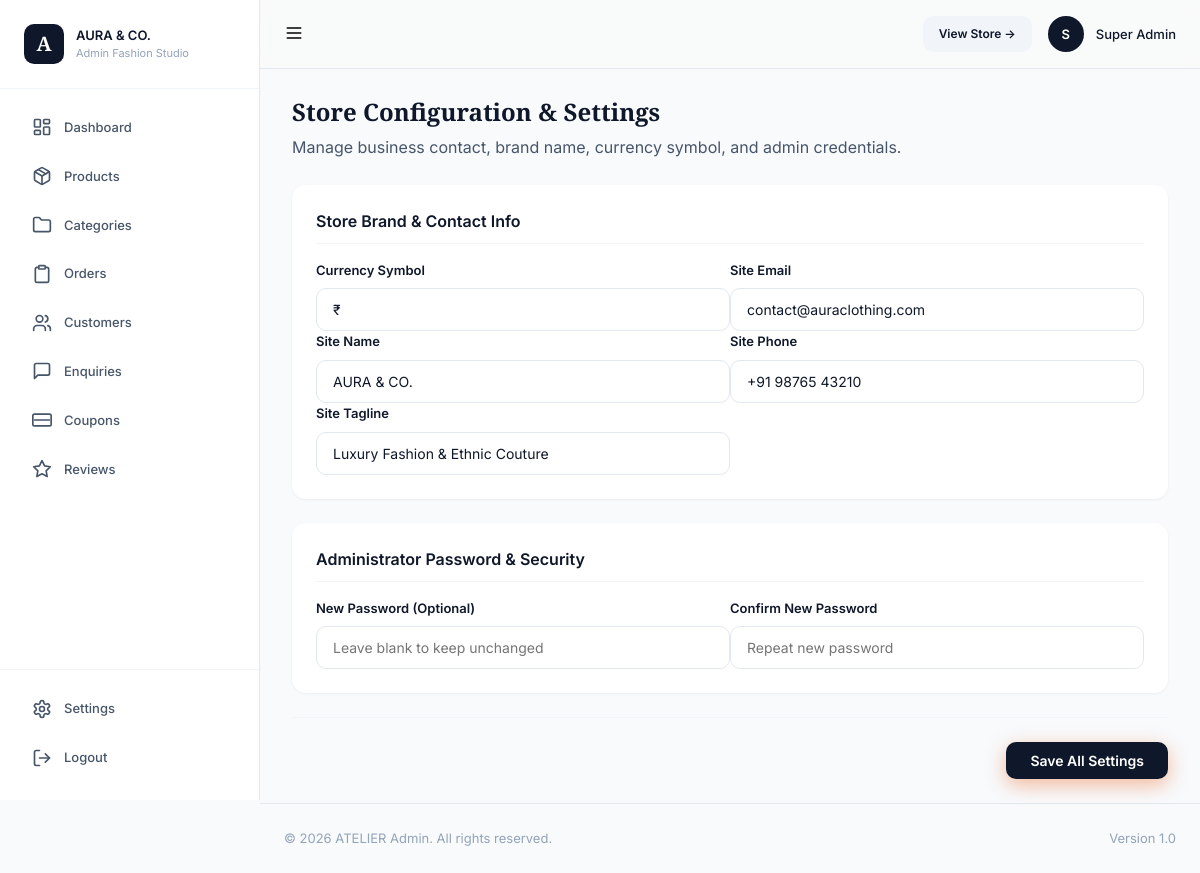
The page /admin/settings/index.php (signed in) on the database its author committed.
### tables this page shows
CREATE TABLE IF NOT EXISTS settings (
  id INT UNSIGNED AUTO_INCREMENT PRIMARY KEY,
  `key` VARCHAR(100) UNIQUE NOT NULL,
  value TEXT NULL,
  type ENUM('text', 'textarea', 'number', 'email', 'url', 'image') DEFAULT 'text',
  group_name VARCHAR(100) DEFAULT 'general',
  created_at DATETIME DEFAULT CURRENT_TIMESTAMP,
  updated_at DATETIME DEFAULT CURRENT_TIMESTAMP ON UPDATE CURRENT_TIMESTAMP
);

### config/database.php (called while the page is built, shortened)
<?php
$dbHost = '127.0.0.1';
$dbName = 'cloths';
$dbUser = 'root';
$dbPass = '';
$conn = @new mysqli($dbHost, $dbUser, $dbPass);
if ($conn && !$conn->connect_error) {
  $mysqli = new mysqli($dbHost, $dbUser, $dbPass, $dbName);
  $mysqli->set_charset('utf8mb4');
} else {
  $mysqli = null;
}
function adminUrl($path = '') {
  return ADMIN_URL . ($path ? '/' . ltrim($path, '/') : '');
}
function siteUrl($path = '') {
  return BASE_URL . ($path ? '/' . ltrim($path, '/') : '');
}
function isAdminLoggedIn() {
  return isset($_SESSION['admin_id']) && !empty($_SESSION['admin_id']);
}
function getAdmin() {
  global $mysqli;
  $stmt = $mysqli->prepare('SELECT id, name, email, role, avatar, is_active FROM admins WHERE id = ?');
  $stmt->bind_param('i', $_SESSION['admin_id']);
  $stmt->execute();
  return $stmt->get_result()->fetch_assoc();
}
function sanitize($string) {
  return htmlspecialchars(trim((string)$string), ENT_QUOTES, 'UTF-8');
}

### admin/settings/index.php (the view, shortened to what this page needs)
<?php
require_once dirname(__DIR__, 2) . '/config/database.php';
$settings = $mysqli->query('SELECT * FROM settings ORDER BY group_name, `key`')->fetch_all(MYSQLI_ASSOC);
include dirname(__DIR__) . '/includes/header.php';
?>
<div class="admin-content">
  <div class="admin-page-header">
    <div>
      <h1>Store Configuration &amp; Settings</h1>
      <p style="color: var(--color-text-secondary); margin-top: 4px;">
        Manage business contact, brand name, currency symbol, and admin credentials.
      </p>
    </div>
  </div>
  <form method="POST" action="">
    <div class="admin-card" style="margin-bottom: var(--space-6); padding: var(--space-6);">
      <h2 style="font-size: 16px; font-weight: 600; margin-bottom: 16px; border-bottom: 1px solid var(--color-bg-elevated); padding-bottom: 8px;">
        Store Brand &amp; Contact Info
      </h2>
      <div class="form-grid">
        <?php foreach ($settings as $setting): ?>
          <div class="form-group">
            <label><?= ucwords(str_replace('_', ' ', $setting['key'])) ?></label>
            <input type="text" name="settings[<?= $setting['key'] ?>]" value="<?= sanitize($setting['value']) ?>">
          </div>
        <?php endforeach; ?>
      </div>
    </div>
    <div class="admin-card" style="margin-bottom: var(--space-6); padding: var(--space-6);">
      <h2 style="font-size: 16px; font-weight: 600; margin-bottom: 16px; border-bottom: 1px solid var(--color-bg-elevated); padding-bottom: 8px;">
        Administrator Password &amp; Security
      </h2>
      <div class="form-grid">
        <div class="form-group">
          <label>New Password (Optional)</label>
          <input type="password" name="new_password" placeholder="Leave blank to keep unchanged">
        </div>
        <div class="form-group">
          <label>Confirm New Password</label>
          <input type="password" name="confirm_password" placeholder="Repeat new password">
        </div>
      </div>
    </div>
    <div class="form-actions" style="display: flex; justify-content: flex-end;">
      <button type="submit" class="btn btn-primary" style="padding: 10px 24px;">Save All Settings</button>
    </div>
  </form>
</div>
<?php include dirname(__DIR__) . '/includes/footer.php'; ?>

### admin/includes/header.php (shortened to what this page needs)
<?php
require_once dirname(__DIR__, 2) . '/config/database.php';
$admin = getAdmin();
?>
<!DOCTYPE html>
<html lang="en">
<head>
  <link rel="stylesheet" href="<?= siteUrl('css/style.css?v=' . time()) ?>">
  <link rel="stylesheet" href="<?= siteUrl('css/admin.css?v=' . time()) ?>">
</head>
<body class="<?= $bodyClass ?? '' ?>">
  <aside class="admin-sidebar" id="adminSidebar">
    <div class="sidebar-header">
      <a href="<?= adminUrl('index.php') ?>" class="sidebar-logo">A</a>
      <span class="sidebar-brand">AURA &amp; CO.<br><small>Admin Fashion Studio</small></span>
    </div>
    <nav class="sidebar-nav">
      <a href="<?= adminUrl('index.php') ?>" class="<?= basename($_SERVER['PHP_SELF']) === 'index.php' && !str_contains($_SERVER['PHP_SELF'], 'products') && !str_contains($_SERVER['PHP_SELF'], 'categories') && !str_contains($_SERVER['PHP_SELF'], 'orders') && !str_contains($_SERVER['PHP_SELF'], 'customers') && !str_contains($_SERVER['PHP_SELF'], 'enquiries') && !str_contains($_SERVER['PHP_SELF'], 'coupons') && !str_contains($_SERVER['PHP_SELF'], 'reviews') && !str_contains($_SERVER['PHP_SELF'], 'settings') ? 'active' : '' ?>">
        Dashboard
      </a>
      <a href="<?= adminUrl('products/') ?>" class="<?= str_contains($_SERVER['PHP_SELF'], '/products') ? 'active' : '' ?>">
        Products
      </a>
      <a href="<?= adminUrl('categories/') ?>" class="<?= str_contains($_SERVER['PHP_SELF'], '/categories') ? 'active' : '' ?>">
        <svg width="20" height="20" viewBox="0 0 24 24" fill="none" stroke="currentColor" stroke-width="2" stroke-linecap="round" stroke-linejoin="round"><path d="M4 20h16a2 2 0 0 0 2-2V8a2 2 0 0 0-2-2h-7.93a2 2 0 0 1-1.66-.9l-.82-1.2A2 2 0 0 0 7.93 3H4a2 2 0 0 0-2 2v13c0 1.1.9 2 2 2Z"/></svg>
        Categories
      </a>
      <a href="<?= adminUrl('orders/') ?>" class="<?= str_contains($_SERVER['PHP_SELF'], '/orders') ? 'active' : '' ?>">
        <svg width="20" height="20" viewBox="0 0 24 24" fill="none" stroke="currentColor" stroke-width="2" stroke-linecap="round" stroke-linejoin="round"><path d="M16 4h2a2 2 0 0 1 2 2v14a2 2 0 0 1-2 2H6a2 2 0 0 1-2-2V6a2 2 0 0 1 2-2h2"/><rect width="8" height="4" x="8" y="2" rx="1" ry="1"/></svg>
        Orders
      </a>
      <a href="<?= adminUrl('customers/') ?>" class="<?= str_contains($_SERVER['PHP_SELF'], '/customers') ? 'active' : '' ?>">
        <svg width="20" height="20" viewBox="0 0 24 24" fill="none" stroke="currentColor" stroke-width="2" stroke-linecap="round" stroke-linejoin="round"><path d="M16 21v-2a4 4 0 0 0-4-4H6a4 4 0 0 0-4 4v2"/><circle cx="9" cy="7" r="4"/><path d="M22 21v-2a4 4 0 0 0-3-3.87"/><path d="M16 3.13a4 4 0 0 1 0 7.75"/></svg>
        Customers
      </a>
      <a href="<?= adminUrl('enquiries/') ?>" class="<?= str_contains($_SERVER['PHP_SELF'], '/enquiries') ? 'active' : '' ?>">
        <svg width="20" height="20" viewBox="0 0 24 24" fill="none" stroke="currentColor" stroke-width="2" stroke-linecap="round" stroke-linejoin="round"><path d="M21 15a2 2 0 0 1-2 2H7l-4 4V5a2 2 0 0 1 2-2h14a2 2 0 0 1 2 2z"/></svg>
        Enquiries
      </a>
      <a href="<?= adminUrl('coupons/') ?>" class="<?= str_contains($_SERVER['PHP_SELF'], '/coupons') ? 'active' : '' ?>">
        <svg width="20" height="20" viewBox="0 0 24 24" fill="none" stroke="currentColor" stroke-width="2" stroke-linecap="round" stroke-linejoin="round"><path d="M21 5H3a2 2 0 0 0-2 2v10a2 2 0 0 0 2 2h18a2 2 0 0 0 2-2V7a2 2 0 0 0-2-2Z"/><path d="M21 12H3"/></svg>
        Coupons
      </a>
      <a href="<?= adminUrl('reviews/') ?>" class="<?= str_contains($_SERVER['PHP_SELF'], '/reviews') ? 'active' : '' ?>">
        <svg width="20" height="20" viewBox="0 0 24 24" fill="none" stroke="currentColor" stroke-width="2" stroke-linecap="round" stroke-linejoin="round"><polygon points="12 2 15.09 8.26 22 9.27 17 14.14 18.18 21.02 12 17.77 5.82 21.02 7 14.14 2 9.27 8.91 8.26 12 2"/></svg>
        Reviews
      </a>
    </nav>
    <div class="sidebar-footer">
      <a href="<?= adminUrl('settings/') ?>" class="<?= str_contains($_SERVER['PHP_SELF'], '/settings') ? 'active' : '' ?>">
        Settings
      </a>
      <a href="<?= adminUrl('logout.php') ?>">
        <svg width="20" height="20" viewBox="0 0 24 24" fill="none" stroke="currentColor" stroke-width="2" stroke-linecap="round" stroke-linejoin="round"><path d="M9 21H5a2 2 0 0 1-2-2V5a2 2 0 0 1 2-2h4"/><polyline points="16 17 21 12 16 7"/><line x1="21" x2="9" y1="12" y2="12"/></svg>
        Logout
      </a>
    </div>
  </aside>
  <div class="admin-main">
    <header class="admin-topbar">
      <button class="icon-btn" id="sidebarToggle" aria-label="Toggle sidebar">
        <svg width="20" height="20" viewBox="0 0 24 24" fill="none" stroke="currentColor" stroke-width="2" stroke-linecap="round" stroke-linejoin="round"><line x1="4" x2="20" y1="12" y2="12"/><line x1="4" x2="20" y1="6" y2="6"/><line x1="4" x2="20" y1="18" y2="18"/></svg>
      </button>
      <div class="admin-topbar-right">
        <a href="<?= siteUrl('index.php') ?>" target="_blank" class="btn btn-secondary" style="padding: var(--space-2) var(--space-4); font-size: var(--text-caption);">View Store &rarr;</a>
        <div class="admin-user">
          <div class="admin-avatar"><?= $admin ? strtoupper(substr($admin['name'], 0, 1)) : 'A' ?></div>
          <span><?= $admin ? sanitize($admin['name']) : 'Admin' ?></span>
        </div>
      </div>
    </header>

### css/style.css (style rules this page uses)
:root { --font-display: 'Playfair Display', Georgia, serif; --font-body: 'Plus Jakarta Sans', system-ui, -apple-system, sans-serif; --font-mono: 'JetBrains Mono', monospace; --color-bg: #FAFAF9; --color-surface: #FFFFFF; --color-surface-hover: #F5F5F4; --color-text-main: #0F172A; --color-text-body: #334155; --color-text-muted: #64748B; --color-border: #E2E8F0; --color-primary: #0F172A; --color-accent: #EA580C; --color-accent-light: #FFF7ED; --color-amber: #D97706; --color-emerald: #16A34A; --color-rose: #E11D48; --radius-sm: 8px; --radius-md: 14px; --radius-lg: 20px; --radius-xl: 28px; --radius-full: 9999px; --shadow-sm: 0 1px 3px rgba(0,0,0,0.05); --shadow-md: 0 4px 14px rgba(0,0,0,0.07); --shadow-lg: 0 10px 30px rgba(0,0,0,0.1); --shadow-xl: 0 20px 45px rgba(0,0,0,0.14); --transition: all 0.25s cubic-bezier(0.16, 1, 0.3, 1); --container: 1280px; }
*, *::before, *::after { box-sizing: border-box; margin: 0; padding: 0; }
body { font-family: var(--font-body); color: var(--color-text-body); background-color: var(--color-bg); line-height: 1.6; -webkit-font-smoothing: antialiased; }
a { color: inherit; text-decoration: none; }
button, input, select, textarea { font-family: inherit; border: none; background: none; }
.btn { display: inline-flex; align-items: center; justify-content: center; gap: 8px; font-size: 13px; font-weight: 700; padding: 14px 28px; border-radius: var(--radius-full); transition: var(--transition); cursor: pointer; }
.btn-primary { background: var(--color-accent); color: #FFFFFF; box-shadow: 0 6px 20px rgba(234, 88, 12, 0.4); }

### rows shown on the page
settings: key "Currency Symbol", value "₹"
settings: key "Site Email", value "contact@auraclothing.com"
settings: key "Site Name", value "AURA & CO."
settings: key "Site Phone", value "+91 98765 43210"
settings: key "Site Tagline", value "Luxury Fashion & Ethnic Couture"

### other values the page prints
substr($admin['name'], 0, 1) "S"
$admin['name'] "Super Admin"
